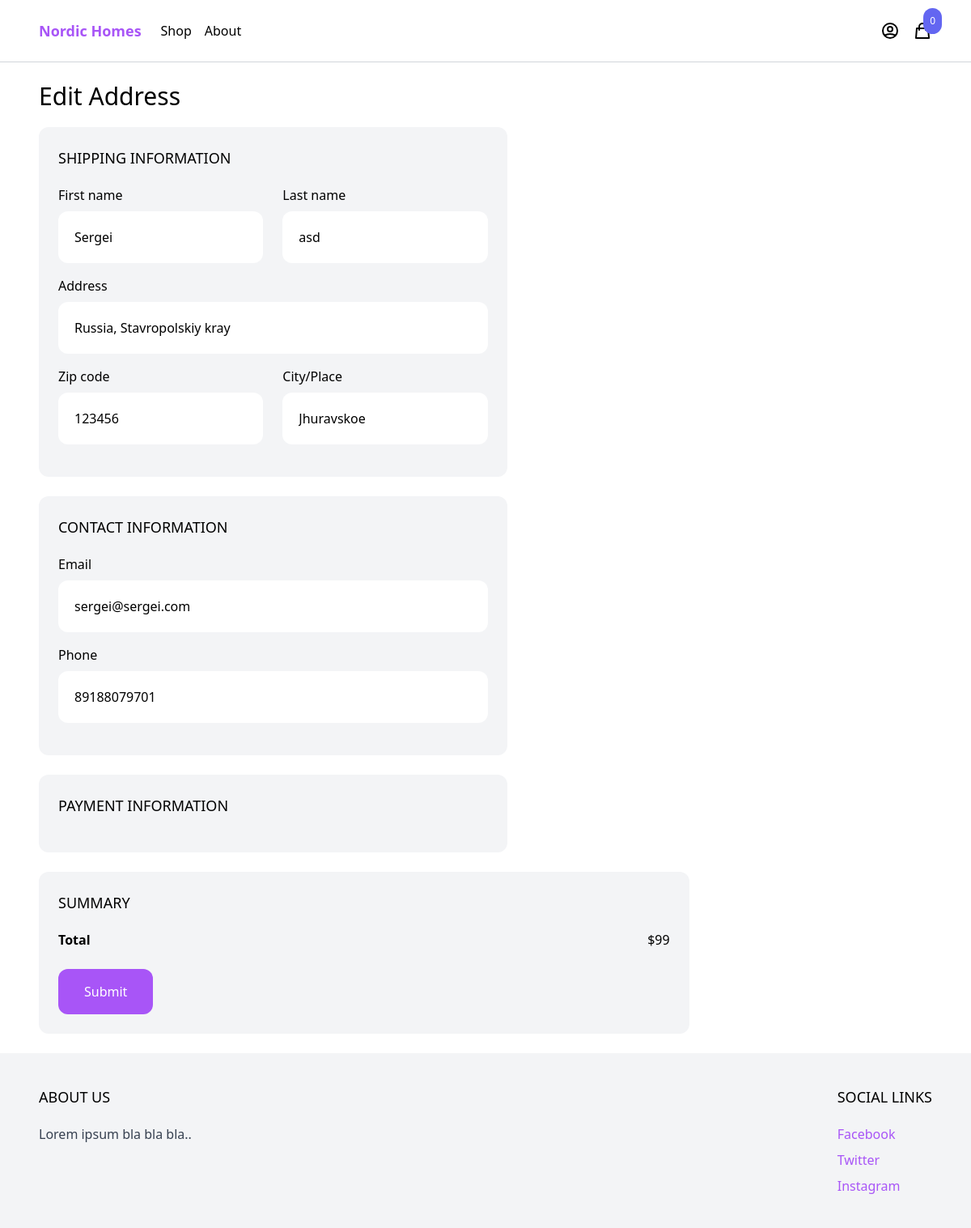
Screenshot of /order/edit_address/13/ (signed in) with the database file from the repository.
### order/models.py (models this page shows, shortened)
class ShippingAddress(models.Model):
    user = models.ForeignKey(User, related_name='shipping', on_delete=models.CASCADE, blank=True, null=True)
    first_name = models.CharField(max_length=50)
    last_name = models.CharField(max_length=50)
    email = models.EmailField(max_length=150)
    address = models.CharField(max_length=150)
    zipcode = models.CharField(max_length=150)
    place = models.CharField(max_length=150)
    phone = models.CharField(max_length=50)
    created_at = models.DateTimeField(auto_now_add=True)
    class Meta:
        ordering = ['-created_at']

### order/views.py (the view)
# urls.py: path('edit_address/<int:pk>/', views.EditAddressView.as_view(), name='edit_address'),
class EditAddressView(LoginRequiredMixin, generic.UpdateView):
    model = ShippingAddress
    template_name = 'order/edit_address.html'
    fields = ['first_name', 'last_name', 'phone', 'zipcode', 'place', 'address', 'email']
    success_url = reverse_lazy('myaccount')
    pk_url_kwarg = 'pk'
    context_object_name = 'shipping'

### cart/cart.py (called while the page is built)
    def __len__(self):
        return sum(item['quantity'] for item in self.cart.values())

### cart/context_processors.py (called while the page is built)
def cart(request):
    return {'cart': Cart(request)}

### order/templates/order/edit_address.html (shortened to what this page needs)
{% extends 'core/base.html' %}
{% block content %}
  <div class="max-w-6xl mx-auto flex flex-wrap items-start py-6 px-6 xl:px-0">
    <form method="post" action=".">
      <div class="products w-full lg:w-3/4">
        <h1 class="mb-5 text-3xl">Edit Address</h1>
        <div class="w-full pr-6">
          <div class="mb-6 p-6 bg-gray-100 rounded-xl">
            <h2 class="mb-5 uppercase text-lg">Shipping information</h2>
            <div class="flex space-x-6">
              <div class="w-1/2 mb-4">
                <label class="inline-block mb-2">First name</label>
                <input
                    type="text" class="w-full p-5 rounded-xl" placeholder="First Name"
                    value="{{ shipping.first_name }}" name="first_name">
              </div>
              <div class="w-1/2 mb-4">
                <label class="inline-block mb-2">Last name</label>
                <input
                    type="text" class="w-full p-5 rounded-xl"
                    placeholder="Last Name"
                    name="last_name"
                    value="{{ shipping.last_name }}">
              </div>
            </div>
            <div class="mb-4">
              <label class="inline-block mb-2">Address</label>
              <input type="text" class="w-full p-5 rounded-xl" name="address" placeholder="Address"
                     value="{{ shipping.address }}">
            </div>
            <div class="flex space-x-6">
              <div class="w-1/2 mb-4">
                <label class="inline-block mb-2">Zip code</label>
                <input type="text" class="w-full p-5 rounded-xl" name="zipcode" placeholder="Zip Code"
                       value="{{ shipping.zipcode }}">
              </div>
              <div class="w-1/2 mb-4">
                <label class="inline-block mb-2">City/Place</label>
                <input type="text" class="w-full p-5 rounded-xl" placeholder="City/Place" name="place"
                       value="{{ shipping.place }}">
              </div>
            </div>
          </div>
          <div class="mb-6 p-6 bg-gray-100 rounded-xl">
            <h2 class="mb-5 uppercase text-lg">Contact information</h2>
            <div class="mb-4">
              <label class="inline-block mb-2">Email</label>
              <input type="email" class="w-full p-5 rounded-xl" name="email" placeholder="Email"
                     value="{{ shipping.email }}">
            </div>
            <div class="mb-4">
              <label class="inline-block mb-2">Phone</label>
              <input type="phone" class="w-full p-5 rounded-xl" name="phone" placeholder="Phone"
                     value="{{ shipping.phone }}">
            </div>
          </div>
          <div class="mb-6 p-6 bg-gray-100 rounded-xl">
            <h2 class="mb-5 uppercase text-lg">Payment information</h2>
          </div>
        </div>
      </div>
      <div class="summary w-full w-1/4 p-6 bg-gray-100 rounded-xl mt-3">
        <h2 class="uppercase text-lg mb-5">Summary</h2>
        <div class="mb-6 flex justify-between">
          <span class="font-semibold">Total</span>
          <span>$99</span>
        </div>
        <button type="submit" class="inline-block px-8 py-4 rounded-xl bg-purple-500 hover:bg-purple-700 text-white">
          Submit
        </button>
      </div>
    </form>
  </div>
{% endblock %}

### rows the page displays
ShippingAddress: first_name "Sergei", last_name "asd", address "Russia, Stavropolskiy kray", zipcode "123456", place "Jhuravskoe", email "sergei@sergei.com", phone "89188079701"

### other values shown
{{ cart|length }} "0"
